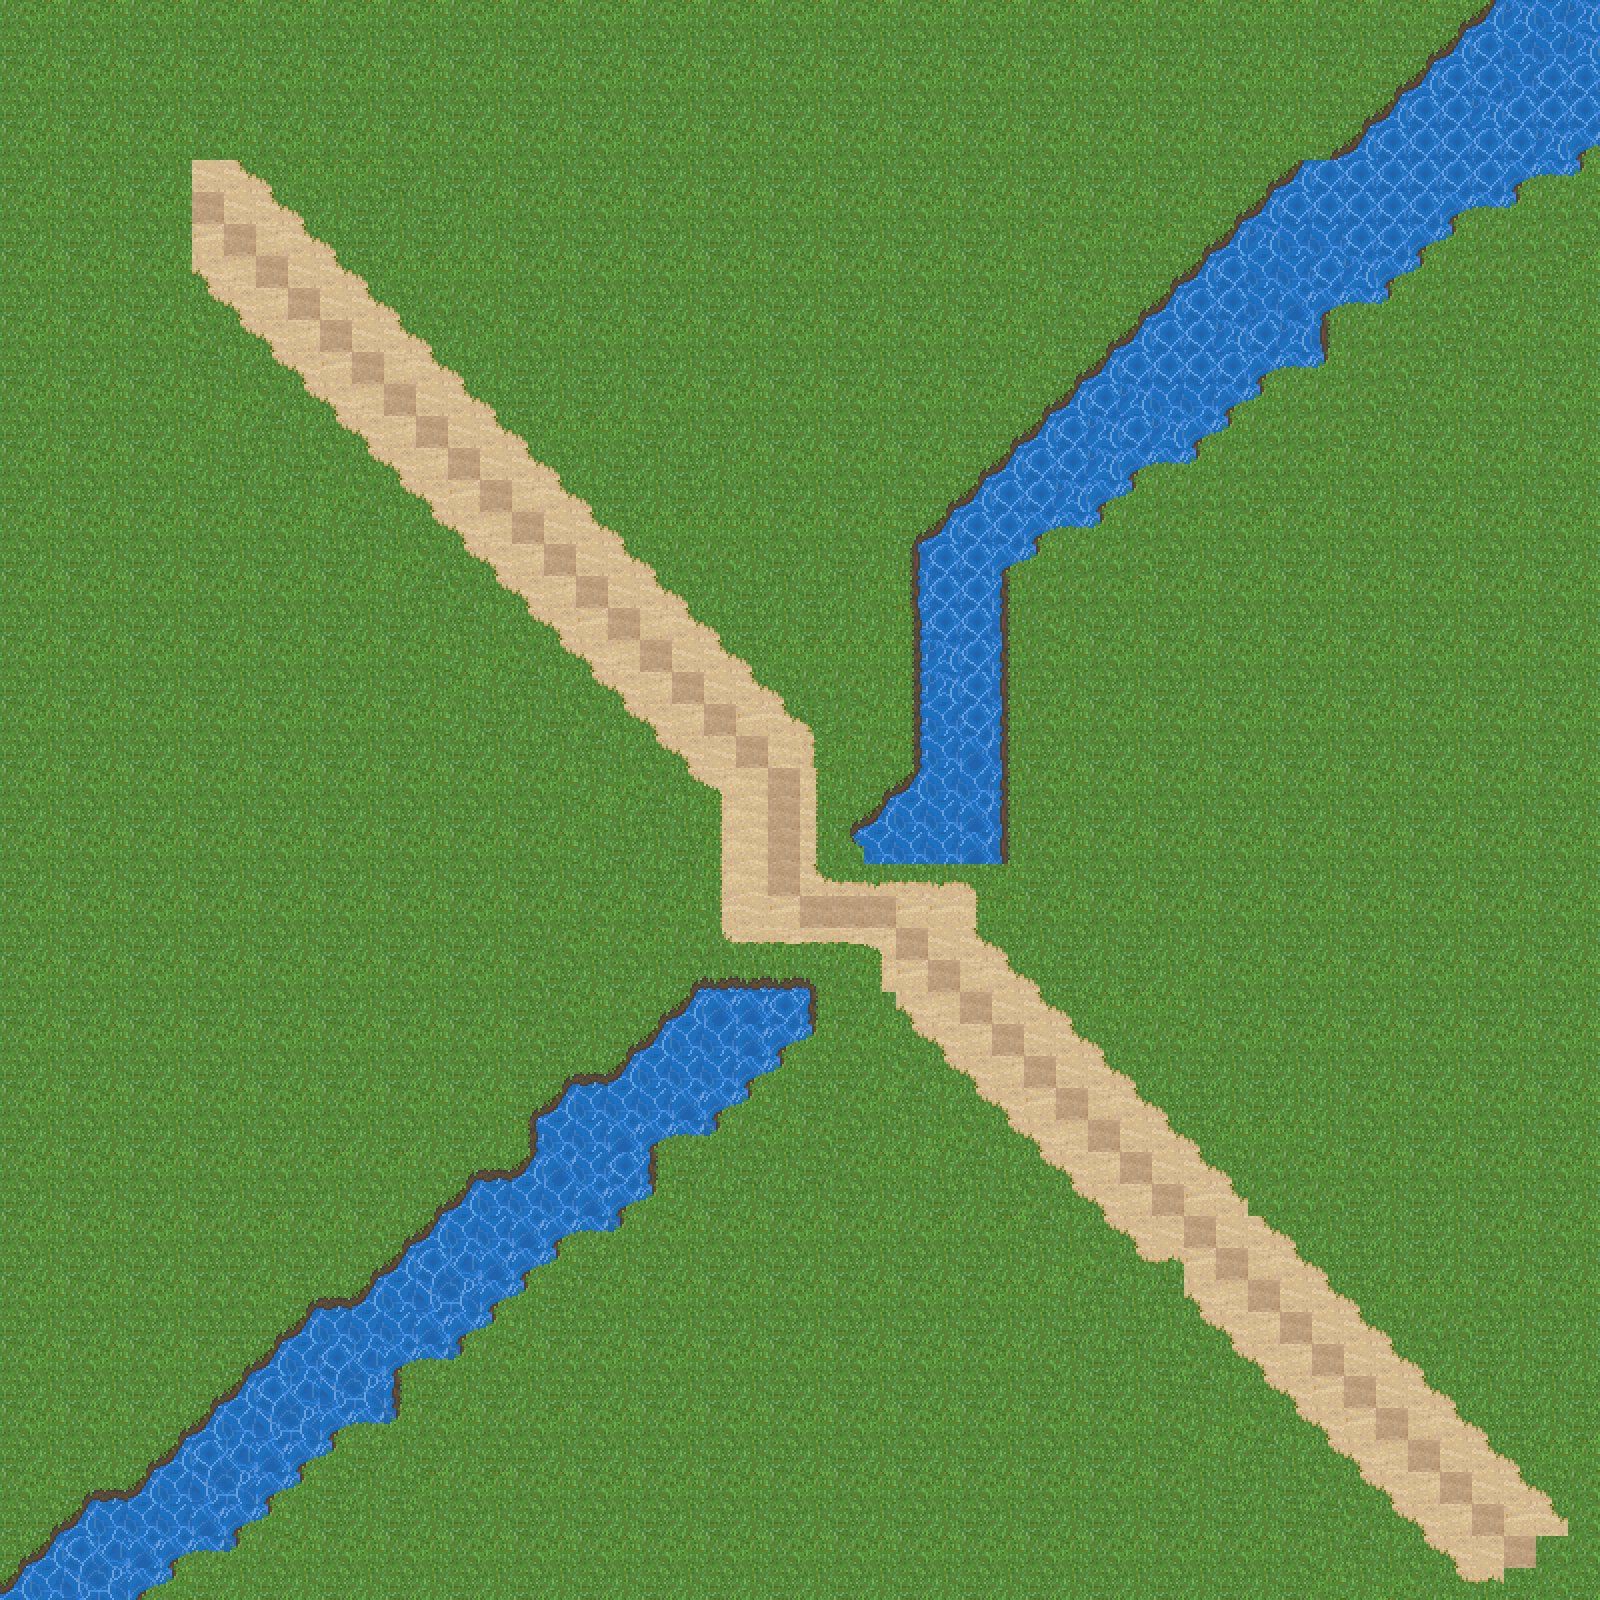

This is a level from a 2D game, rendered from its Tiled map with the project's own tilesets. A one-line summary and the map file follow, with tile-layer data summarised:
An orthogonal 50x50 tile map with 32x32 px tiles, 1 tile layer (Tile Layer 1).

<map version="1.10" tiledversion="1.10.0" orientation="orthogonal" renderorder="right-down" width="50" height="50" tilewidth="32" tileheight="32" infinite="0" nextlayerid="2" nextobjectid="1">
 <tileset firstgid="1" source="32 width version.tsx" />
 <layer id="1" name="Tile Layer 1" width="50" height="50">
  <data>[2500 cells, 2500 non-empty, 50 distinct tile ids]</data>
 </layer>
</map>
